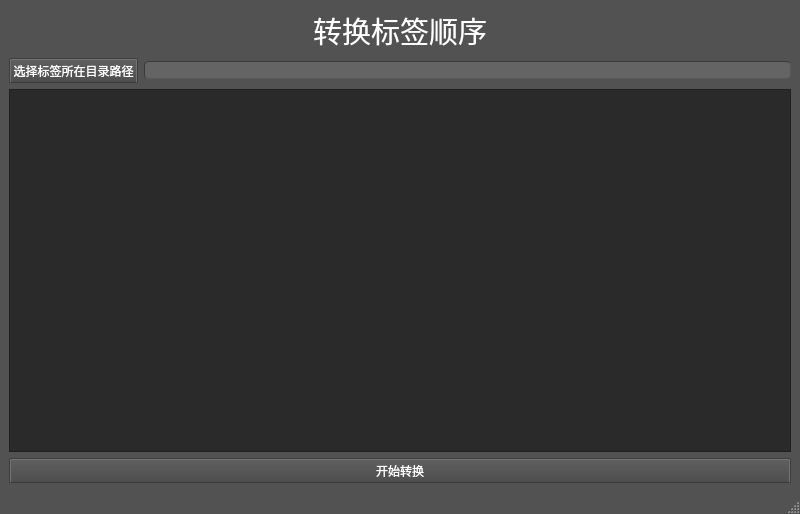
<?xml version="1.0" encoding="UTF-8"?>
<ui version="4.0">
 <class>MainWindow</class>
 <widget class="QMainWindow" name="MainWindow">
  <property name="geometry">
   <rect>
    <x>0</x>
    <y>0</y>
    <width>800</width>
    <height>514</height>
   </rect>
  </property>
  <property name="windowTitle">
   <string>MainWindow</string>
  </property>
  <property name="styleSheet">
   <string notr="true">/*
ElegantDark Style Sheet for QT Applications
Author: Jaime A. Quiroga P.
Company: GTRONICK
Last updated: 17/04/2018
Available at: https://github.com/GTRONICK/QSS/blob/master/ElegantDark.qss
*/
QMainWindow {
	background-color:rgb(82, 82, 82);
}
QTextEdit {
	background-color:rgb(42, 42, 42);
	color: rgb(0, 255, 0);
}
QPushButton{
	border-style: outset;
	border-width: 2px;
	border-top-color: qlineargradient(spread:pad, x1:0.5, y1:0.6, x2:0.5, y2:0.4, stop:0 rgba(115, 115, 115, 255), stop:1 rgba(62, 62, 62, 255));
	border-right-color: qlineargradient(spread:pad, x1:0.4, y1:0.5, x2:0.6, y2:0.5, stop:0 rgba(115, 115, 115, 255), stop:1 rgba(62, 62, 62, 255));
	border-left-color: qlineargradient(spread:pad, x1:0.6, y1:0.5, x2:0.4, y2:0.5, stop:0 rgba(115, 115, 115, 255), stop:1 rgba(62, 62, 62, 255));
	border-bottom-color: rgb(58, 58, 58);
	border-bottom-width: 1px;
	border-style: solid;
	color: rgb(255, 255, 255);
	padding: 2px;
	background-color: qlineargradient(spread:pad, x1:0.5, y1:1, x2:0.5, y2:0, stop:0 rgba(77, 77, 77, 255), stop:1 rgba(97, 97, 97, 255));
}
QPushButton:hover{
	border-style: outset;
	border-width: 2px;
	border-top-color: qlineargradient(spread:pad, x1:0.5, y1:0.6, x2:0.5, y2:0.4, stop:0 rgba(180, 180, 180, 255), stop:1 rgba(110, 110, 110, 255));
	border-right-color: qlineargradient(spread:pad, x1:0.4, y1:0.5, x2:0.6, y2:0.5, stop:0 rgba(180, 180, 180, 255), stop:1 rgba(110, 110, 110, 255));
	border-left-color: qlineargradient(spread:pad, x1:0.6, y1:0.5, x2:0.4, y2:0.5, stop:0 rgba(180, 180, 180, 255), stop:1 rgba(110, 110, 110, 255));
	border-bottom-color: rgb(115, 115, 115);
	border-bottom-width: 1px;
	border-style: solid;
	color: rgb(255, 255, 255);
	padding: 2px;
	background-color: qlineargradient(spread:pad, x1:0.5, y1:1, x2:0.5, y2:0, stop:0 rgba(107, 107, 107, 255), stop:1 rgba(157, 157, 157, 255));
}
QPushButton:pressed{
	border-style: outset;
	border-width: 2px;
	border-top-color: qlineargradient(spread:pad, x1:0.5, y1:0.6, x2:0.5, y2:0.4, stop:0 rgba(62, 62, 62, 255), stop:1 rgba(22, 22, 22, 255));
	border-right-color: qlineargradient(spread:pad, x1:0.4, y1:0.5, x2:0.6, y2:0.5, stop:0 rgba(115, 115, 115, 255), stop:1 rgba(62, 62, 62, 255));
	border-left-color: qlineargradient(spread:pad, x1:0.6, y1:0.5, x2:0.4, y2:0.5, stop:0 rgba(115, 115, 115, 255), stop:1 rgba(62, 62, 62, 255));
	border-bottom-color: rgb(58, 58, 58);
	border-bottom-width: 1px;
	border-style: solid;
	color: rgb(255, 255, 255);
	padding: 2px;
	background-color: qlineargradient(spread:pad, x1:0.5, y1:1, x2:0.5, y2:0, stop:0 rgba(77, 77, 77, 255), stop:1 rgba(97, 97, 97, 255));
}
QPushButton:disabled{
	border-style: outset;
	border-width: 2px;
	border-top-color: qlineargradient(spread:pad, x1:0.5, y1:0.6, x2:0.5, y2:0.4, stop:0 rgba(115, 115, 115, 255), stop:1 rgba(62, 62, 62, 255));
	border-right-color: qlineargradient(spread:pad, x1:0.4, y1:0.5, x2:0.6, y2:0.5, stop:0 rgba(115, 115, 115, 255), stop:1 rgba(62, 62, 62, 255));
	border-left-color: qlineargradient(spread:pad, x1:0.6, y1:0.5, x2:0.4, y2:0.5, stop:0 rgba(115, 115, 115, 255), stop:1 rgba(62, 62, 62, 255));
	border-bottom-color: rgb(58, 58, 58);
	border-bottom-width: 1px;
	border-style: solid;
	color: rgb(0, 0, 0);
	padding: 2px;
	background-color: qlineargradient(spread:pad, x1:0.5, y1:1, x2:0.5, y2:0, stop:0 rgba(57, 57, 57, 255), stop:1 rgba(77, 77, 77, 255));
}
QLineEdit {
	border-width: 1px; border-radius: 4px;
	border-color: rgb(58, 58, 58);
	border-style: inset;
	padding: 0 8px;
	color: rgb(255, 255, 255);
	background:rgb(100, 100, 100);
	selection-background-color: rgb(187, 187, 187);
	selection-color: rgb(60, 63, 65);
}
QLabel {
	color:rgb(255,255,255);	
}
QProgressBar {
	text-align: center;
	color: rgb(240, 240, 240);
	border-width: 1px; 
	border-radius: 10px;
	border-color: rgb(58, 58, 58);
	border-style: inset;
	background-color:rgb(77,77,77);
}
QProgressBar::chunk {
	background-color: qlineargradient(spread:pad, x1:0.5, y1:0.7, x2:0.5, y2:0.3, stop:0 rgba(87, 97, 106, 255), stop:1 rgba(93, 103, 113, 255));
	border-radius: 5px;
}
QMenuBar {
	background:rgb(82, 82, 82);
}
QMenuBar::item {
	color:rgb(223,219,210);
	spacing: 3px;
	padding: 1px 4px;
	background: transparent;
}

QMenuBar::item:selected {
	background:rgb(115, 115, 115);
}
QMenu::item:selected {
	color:rgb(255,255,255);
	border-width:2px;
	border-style:solid;
	padding-left:18px;
	padding-right:8px;
	padding-top:2px;
	padding-bottom:3px;
	background:qlineargradient(spread:pad, x1:0.5, y1:0.7, x2:0.5, y2:0.3, stop:0 rgba(87, 97, 106, 255), stop:1 rgba(93, 103, 113, 255));
	border-top-color: qlineargradient(spread:pad, x1:0.5, y1:0.6, x2:0.5, y2:0.4, stop:0 rgba(115, 115, 115, 255), stop:1 rgba(62, 62, 62, 255));
	border-right-color: qlineargradient(spread:pad, x1:0.4, y1:0.5, x2:0.6, y2:0.5, stop:0 rgba(115, 115, 115, 255), stop:1 rgba(62, 62, 62, 255));
	border-left-color: qlineargradient(spread:pad, x1:0.6, y1:0.5, x2:0.4, y2:0.5, stop:0 rgba(115, 115, 115, 255), stop:1 rgba(62, 62, 62, 255));
	border-bottom-color: rgb(58, 58, 58);
	border-bottom-width: 1px;
}
QMenu::item {
	color:rgb(223,219,210);
	background-color:rgb(78,78,78);
	padding-left:20px;
	padding-top:4px;
	padding-bottom:4px;
	padding-right:10px;
}
QMenu{
	background-color:rgb(78,78,78);
}
QTabWidget {
	color:rgb(0,0,0);
	background-color:rgb(247,246,246);
}
QTabWidget::pane {
		border-color: rgb(77,77,77);
		background-color:rgb(101,101,101);
		border-style: solid;
		border-width: 1px;
    	border-radius: 6px;
}
QTabBar::tab {
	padding:2px;
	color:rgb(250,250,250);
  	background-color: qlineargradient(spread:pad, x1:0.5, y1:1, x2:0.5, y2:0, stop:0 rgba(77, 77, 77, 255), stop:1 rgba(97, 97, 97, 255));
	border-style: solid;
	border-width: 2px;
  	border-top-right-radius:4px;
   border-top-left-radius:4px;
	border-top-color: qlineargradient(spread:pad, x1:0.5, y1:0.6, x2:0.5, y2:0.4, stop:0 rgba(115, 115, 115, 255), stop:1 rgba(95, 92, 93, 255));
	border-right-color: qlineargradient(spread:pad, x1:0.4, y1:0.5, x2:0.6, y2:0.5, stop:0 rgba(115, 115, 115, 255), stop:1 rgba(95, 92, 93, 255));
	border-left-color: qlineargradient(spread:pad, x1:0.6, y1:0.5, x2:0.4, y2:0.5, stop:0 rgba(115, 115, 115, 255), stop:1 rgba(95, 92, 93, 255));
	border-bottom-color: rgb(101,101,101);
}
QTabBar::tab:selected, QTabBar::tab:last:selected, QTabBar::tab:hover {
  	background-color:rgb(101,101,101);
  	margin-left: 0px;
  	margin-right: 1px;
}
QTabBar::tab:!selected {
    	margin-top: 1px;
		margin-right: 1px;
}
QCheckBox {
	color:rgb(223,219,210);
	padding: 2px;
}
QCheckBox:hover {
	border-radius:4px;
	border-style:solid;
	padding-left: 1px;
	padding-right: 1px;
	padding-bottom: 1px;
	padding-top: 1px;
	border-width:1px;
	border-color: rgb(87, 97, 106);
	background-color:qlineargradient(spread:pad, x1:0.5, y1:0.7, x2:0.5, y2:0.3, stop:0 rgba(87, 97, 106, 150), stop:1 rgba(93, 103, 113, 150));
}
QCheckBox::indicator:checked {
	border-radius:4px;
	border-style:solid;
	border-width:1px;
	border-color: rgb(180,180,180);
  	background-color:qlineargradient(spread:pad, x1:0.5, y1:0.7, x2:0.5, y2:0.3, stop:0 rgba(87, 97, 106, 255), stop:1 rgba(93, 103, 113, 255));
}
QCheckBox::indicator:unchecked {
	border-radius:4px;
	border-style:solid;
	border-width:1px;
	border-color: rgb(87, 97, 106);
  	background-color:rgb(255,255,255);
}
QStatusBar {
	color:rgb(240,240,240);
}</string>
  </property>
  <widget class="QWidget" name="centralwidget">
   <layout class="QVBoxLayout" name="verticalLayout">
    <item>
     <widget class="QLabel" name="label">
      <property name="font">
       <font>
        <pointsize>22</pointsize>
       </font>
      </property>
      <property name="styleSheet">
       <string notr="true">color: rgb(255, 255, 255);</string>
      </property>
      <property name="text">
       <string>转换标签顺序</string>
      </property>
      <property name="alignment">
       <set>Qt::AlignCenter</set>
      </property>
     </widget>
    </item>
    <item>
     <layout class="QHBoxLayout" name="horizontalLayout">
      <item>
       <widget class="QPushButton" name="pushButton">
        <property name="styleSheet">
         <string notr="true"/>
        </property>
        <property name="text">
         <string>选择标签所在目录路径</string>
        </property>
       </widget>
      </item>
      <item>
       <widget class="QLineEdit" name="lineEdit"/>
      </item>
     </layout>
    </item>
    <item>
     <widget class="QTextEdit" name="Trans_textEdit"/>
    </item>
    <item>
     <widget class="QPushButton" name="pushButton_2">
      <property name="styleSheet">
       <string notr="true"/>
      </property>
      <property name="text">
       <string>开始转换</string>
      </property>
     </widget>
    </item>
   </layout>
  </widget>
  <widget class="QMenuBar" name="menubar">
   <property name="geometry">
    <rect>
     <x>0</x>
     <y>0</y>
     <width>800</width>
     <height>20</height>
    </rect>
   </property>
  </widget>
  <widget class="QStatusBar" name="statusbar"/>
 </widget>
 <resources/>
 <connections/>
</ui>
